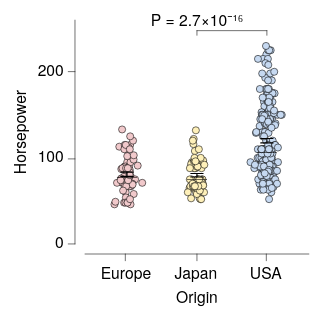

Specify this chart in Vega-Lite:
### Vega-Lite specification from a JSON file in a GitHub repository (floating-point values rounded to 4 significant figures; data arrays with more than 128 entries replaced by an {"elided": "..."} marker saying what was removed)
{"background": null, "config": {"arc": {"fill": "#DBDBDB", "fillOpacity": 1.0, "innerRadius": 25.0, "padAngle": 0.03, "stroke": "black", "strokeOpacity": 1, "strokeWidth": 0.25}, "area": {"fill": "#DBDBDB", "fillOpacity": 1.0, "stroke": "black", "strokeOpacity": 1, "strokeWidth": 0.25}, "axis": {"domain": true, "domainCap": "round", "domainColor": "black", "domainWidth": 0.25, "grid": false, "gridCap": "round", "gridColor": "#F1F1F1", "gridDash": [0, 0], "gridOpacity": 1.0, "gridWidth": 0.25, "labelColor": "black", "labelFont": "HelveticaNeue", "labelFontSize": 7, "labelFontStyle": "normal", "labelFontWeight": 400, "offset": 4.5, "ticks": true, "tickCap": "round", "tickColor": "black", "tickSize": 3, "tickWidth": 0.25, "titleColor": "black", "titleFont": "HelveticaNeue", "titleFontSize": 7, "titleFontStyle": "normal", "titleFontWeight": 400}, "axisX": {"domain": true, "labelAlign": "center", "labelAngle": 0, "labels": true, "ticks": true, "translate": 0}, "axisY": {"domain": true, "labelAlign": "right", "labelAngle": 0, "labels": true, "ticks": true, "translate": 0}, "axisRight": {"domain": true, "labelAlign": "left", "labelAngle": 0, "labels": true, "ticks": true, "translate": 0}, "axisTop": {"domain": true, "labelAlign": "center", "labelAngle": 0, "labels": true, "ticks": true, "translate": 0}, "bar": {"fill": "#DBDBDB", "fillOpacity": 1.0, "stroke": "black", "strokeOpacity": 1, "strokeWidth": 0.25}, "boxplot": {"size": 9.0, "ticks": {"cornerRadius": 0.25, "fill": "black", "size": 4.5, "thickness": 0.25}, "box": {"fillOpacity": 1.0, "stroke": "black", "strokeOpacity": 1, "strokeWidth": 0.25}, "median": {"fill": "black", "fillOpacity": 1.0, "size": 9.0, "thickness": 0.25}, "rule": {"fill": "black", "fillOpacity": 1.0, "size": 10.0, "stroke": "black", "strokeDash": [0, 0], "strokeOpacity": 1, "strokeWidth": 0.25}, "outliers": {"color": "black", "fill": "black", "fillOpacity": 1.0, "size": 0, "stroke": "black", "strokeOpacity": 1, "strokeWidth": 0.25}}, "circle": {"fill": "black", "fillOpacity": 1.0, "size": 0.5, "stroke": "black", "strokeOpacity": 1, "strokeWidth": 0.25}, "errorband": {"band": {"fillOpacity": 0.6, "stroke": null, "strokeWidth": 0.25, "strokeOpacity": 1}, "borders": {"opacity": 0, "strokeOpacity": 0.25, "strokeWidth": 1}}, "errorbar": {"opacity": 1, "rule": {"strokeDash": [0, 0], "strokeWidth": 0.5}, "ticks": {"color": "black", "cornerRadius": 0.25, "opacity": 1, "size": 6.0, "thickness": 0.5}, "thickness": 0.5}, "font": "HelveticaNeue", "geoshape": {"fill": "#DBDBDB", "fillOpacity": 1.0, "stroke": "black", "strokeOpacity": 1, "strokeWidth": 0.25}, "header": {"labelColor": "black", "labelFont": "HelveticaNeue", "labelFontSize": 7, "labelFontStyle": "normal", "labelFontWeight": 400, "titleColor": "black", "titleFont": "HelveticaNeue", "titleFontSize": 7, "titleFontStyle": "normal", "titleFontWeight": 400, "titlePadding": 0}, "legend": {"disable": false, "offset": 4.5, "gradientLength": 50.0, "gradientThickness": 5.0, "gradientOpacity": 1.0, "gradientStrokeColor": "black", "gradientStrokeWidth": 0.25, "labelColor": "black", "labelFont": "HelveticaNeue", "labelFontSize": 7, "labelFontStyle": "normal", "labelFontWeight": 400, "strokeColor": "black", "strokeWidth": 0, "symbolSize": 42, "symbolStrokeColor": "black", "symbolStrokeWidth": 0.25, "titleColor": "black", "titleFont": "HelveticaNeue", "titleFontSize": 7, "titleFontStyle": "normal", "titleFontWeight": 400}, "line": {"color": "black", "stroke": "black", "strokeCap": "round", "strokeDash": [0, 0], "strokeOpacity": 1, "strokeWidth": 0.375}, "point": {"filled": true, "fill": "#DBDBDB", "fillOpacity": 1.0, "size": 5.0, "stroke": "black", "strokeOpacity": 1, "strokeWidth": 0.25}, "range": {"category": ["#C6D9F1", "#F1C9CB", "#FEF0B9", "#CEE37A", "#7AA8E0", "#E589A3", "#FDDD5D", "#68B961", "#4177B1", "#C35082", "#E5C227", "#438156"], "diverging": {"scheme": ["#C35082", "#CE6D94", "#D989A7", "#E2A4BA", "#EABFCE", "#F1DBE2", "#F6F6F6", "#D7E0EB", "#B9CBE0", "#9BB6D5", "#7DA1C9", "#5F8CBD", "#4177B1"]}, "heatmap": {"scheme": ["#DFE9F7", "#C6D9F1", "#ADC8EC", "#94B8E6", "#7AA8E0", "#6097DA", "#4D87CA", "#4177B1", "#386898", "#2F597F", "#264A69", "#1D3A58"]}, "ordinal": {"scheme": ["#F1F1F1", "#DBDBDB", "#C6C6C6", "#B2B2B2", "#9D9D9D", "#898989", "#767676", "#636363", "#515151", "#404040", "#2F2F2F", "#1F1F1F"]}, "ramp": {"scheme": ["#DFE9F7", "#C6D9F1", "#ADC8EC", "#94B8E6", "#7AA8E0", "#6097DA", "#4D87CA", "#4177B1", "#386898", "#2F597F", "#264A69", "#1D3A58"]}}, "rule": {"color": "black", "stroke": "black", "strokeCap": "round", "strokeDash": [2, 2], "strokeOpacity": 1, "strokeWidth": 0.25}, "scale": {"bandPaddingInner": 0.1, "bandPaddingOuter": 0.1, "round": false}, "rect": {"fill": "#DBDBDB", "fillOpacity": 1.0, "stroke": "black", "strokeOpacity": 1, "strokeWidth": 0.25}, "square": {"fill": "#DBDBDB", "fillOpacity": 1.0, "size": 10.0, "stroke": "black", "strokeOpacity": 1, "strokeWidth": 0.25}, "text": {"color": "black", "font": "HelveticaNeue", "fontSize": 7, "fontStyle": "normal", "fontWeight": 400}, "title": {"anchor": "middle", "frame": "group", "color": "black", "font": "HelveticaNeue", "fontSize": 7, "fontStyle": "normal", "fontWeight": 400, "subtitleColor": "black", "subtitleFont": "HelveticaNeue", "subtitleFontSize": "HelveticaNeue", "subtitleFontStyle": "normal", "subtitleFontWeight": 400}, "view": {"continuousWidth": 100, "continuousHeight": 100, "discreteWidth": 100, "discreteHeight": 100, "fill": null, "stroke": null, "strokeWidth": 0.25}}, "layer": [{"data": {"name": "data-53eecb024a78fdc2be808dcfdc3af7a2"}, "mark": {"type": "circle", "opacity": 1.0, "size": 10.0}, "encoding": {"color": {"field": "Origin", "legend": null, "sort": ["USA", "Europe", "Japan"], "title": null, "type": "nominal"}, "x": {"axis": {}, "field": "Origin", "sort": ["USA", "Europe", "Japan"], "title": "Origin", "type": "nominal"}, "xOffset": {"field": "jitter_x", "scale": {"domain": [-7.33, 7.33], "range": [5.17, 19.83]}, "type": "quantitative"}, "y": {"field": "Horsepower", "title": "Horsepower", "type": "quantitative"}}}, {"data": {"name": "data-088d787d1b1233e91b011ac1f317789c"}, "mark": {"type": "errorbar"}, "encoding": {"x": {"axis": {}, "field": "Origin", "sort": ["USA", "Europe", "Japan"], "title": "Origin", "type": "nominal"}, "y": {"field": "__mean", "title": "Horsepower", "type": "quantitative"}, "yError": {"field": "__error"}}}, {"data": {"name": "data-53eecb024a78fdc2be808dcfdc3af7a2"}, "mark": {"type": "boxplot", "box": {"fillOpacity": 0, "strokeOpacity": 0}, "outliers": {"opacity": 0}, "rule": {"strokeOpacity": 0}, "ticks": false}, "encoding": {"x": {"axis": {}, "field": "Origin", "sort": ["USA", "Europe", "Japan"], "title": "Origin", "type": "nominal"}, "y": {"field": "Horsepower", "title": "Horsepower", "type": "quantitative"}}}, {"layer": [{"layer": [{"data": {"values": [{"x": "USA", "x2": "Japan", "y": 247.8, "__dysonsphere__": 1}]}, "mark": {"type": "rule", "strokeCap": "round", "strokeDash": [0, 0], "strokeWidth": 0.25}, "encoding": {"x": {"field": "x", "type": "nominal"}, "x2": {"field": "x2"}, "y": {"field": "y", "type": "quantitative"}}}, {"data": {"values": [{"x": "USA", "y": 247.8, "y2": 242.5, "__dysonsphere__": 1}]}, "mark": {"type": "rule", "strokeCap": "round", "strokeDash": [0, 0], "strokeWidth": 0.25}, "encoding": {"x": {"field": "x", "type": "nominal"}, "y": {"field": "y", "type": "quantitative"}, "y2": {"field": "y2"}}}, {"data": {"values": [{"x": "Japan", "y": 247.8, "y2": 242.5, "__dysonsphere__": 1}]}, "mark": {"type": "rule", "strokeCap": "round", "strokeDash": [0, 0], "strokeWidth": 0.25}, "encoding": {"x": {"field": "x", "type": "nominal"}, "y": {"field": "y", "type": "quantitative"}, "y2": {"field": "y2"}}}, {"data": {"values": [{"y": 247.8, "label": "P = 2.7×10⁻¹⁶", "__dysonsphere__": 1}]}, "mark": {"type": "text", "align": "center", "dy": -4, "fontSize": 7}, "encoding": {"text": {"field": "label", "type": "nominal"}, "x": {"value": 50.0}, "y": {"field": "y", "type": "quantitative"}}}]}], "name": "__dysonsphere_6d00f8a6476592f2_7"}], "$schema": "https://vega.github.io/schema/vega-lite/v6.4.1.json", "datasets": {"data-53eecb024a78fdc2be808dcfdc3af7a2": {"elided": "400 records"}, "data-088d787d1b1233e91b011ac1f317789c": [{"Origin": "Europe", "__mean": 81.0, "__error": 2.47, "__dysonsphere__": 1}, {"Origin": "USA", "__mean": 119.9, "__error": 2.529, "__dysonsphere__": 1}, {"Origin": "Japan", "__mean": 79.84, "__error": 2.005, "__dysonsphere__": 1}]}}
